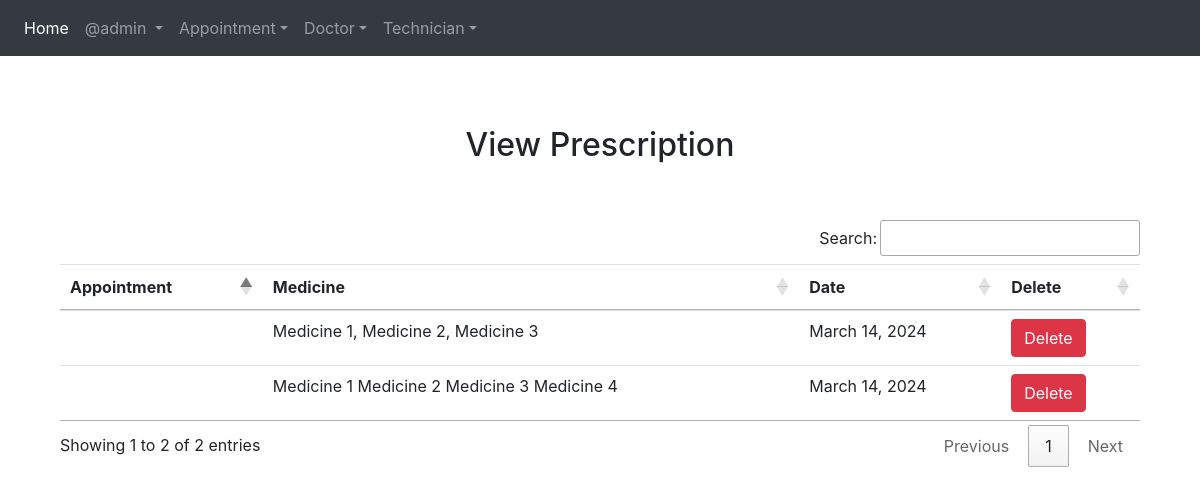
Page /diagnostic_center/view_prescription/ (signed in) on the committed database.
### App_Login/models.py (models this page shows)
class User(AbstractUser):
    is_dcmadmin = models.BooleanField(default=False)
    is_doctor = models.BooleanField(default=False)
    is_technician = models.BooleanField(default=False)
    profile_pic = models.ImageField(upload_to='profile_pics', null=True, blank=True)

### Diagnostic_Center/models.py (models this page shows, shortened)
class Prescription(models.Model):
    appointment = models.ForeignKey(DoctorAppointment, blank=True, null=True, on_delete=models.CASCADE)
    text1 = models.CharField(max_length=800 , null=True, blank=True)
    date1 = models.DateField()

### Diagnostic_Center/views.py (the view)
# urls.py: path('view_prescription/', views.view_prescription, name='view_prescription'),
@login_required
def view_prescription(request):
    pres = Prescription.objects.all()
    a = {'pres': pres}
    return render(request, 'Diagnostic_Center/view_prescription.html', a)

### templates/Diagnostic_Center/view_prescription.html (shortened to what this page needs)
{% extends 'base.html' %}
{% block body_block %}
<div class="container" style="margin-top:50px">
<h2 class="text-center">View Prescription</h2>
<br><br>
<table class="table table-hover" id="example">
    <thead>
        <tr>
            <th>Appointment</th>
            <th>Medicine</th>
            <th>Date</th>
            <th>Delete</th>
        </tr>
    </thead>
    <tbody>
        {% for i in pres %}
        <tr>
            <td>{{i.appointment.appointment_id}}</td>
            <td>{{i.text1}}</td>
            <td>{{i.date1}}</td>
            <td><a href="{% url 'Diagnostic_Center:delete_prescription' i.id %}" onClick="return confirm('Are you sure?')" class="btn btn-danger">Delete</a></td>
        </tr>
        {% endfor %}
    </tbody>
</table>
</div>
{% endblock %}

### templates/base.html (shortened to what this page needs)
<!DOCTYPE html>
<html lang="en" dir="ltr">
  <head>
        <link rel="stylesheet" href="https://maxcdn.bootstrapcdn.com/bootstrap/4.4.1/css/bootstrap.min.css"/>
        <link rel="stylesheet" href="https://cdn.datatables.net/1.13.7/css/jquery.dataTables.min.css">
  <link rel="stylesheet" href="https://cdn.datatables.net/buttons/2.4.2/css/buttons.dataTables.min.css">
  </head>
  <body>
    <nav class="navbar navbar-expand-sm bg-dark navbar-dark">
        <ul class="navbar-nav">
          <li class="nav-item active">
            <a class="nav-link" href="{% url 'index' %}"> Home</a></li>
            {% if user.is_authenticated and user.is_doctor  %}
            <div class="nav-item dropdown">
              <a class="nav-link dropdown-toggle" href="#" id="navbardrop" data-toggle="dropdown">
                @{{user.username}}
              </a>
              <div class="dropdown-menu">
               <a class="dropdown-item" href="{% url 'App_Login:doctor_profile' %}">Your Profile</a>
                <a class="dropdown-item"  href="{% url 'App_Login:view_patient' %}"> Patient</a>
                <a class="dropdown-item"  href="{% url 'Diagnostic_Center:view_prescription' %}"> Prescription</a>
                <a class="dropdown-item" href="{% url 'App_Login:logout' %}">Logout</a>
                <hr>
              </div>
            </div>
              <br>
              <li class="nav-item dropdown"><a class="nav-link dropdown-toggle" data-toggle="dropdown" href="#">Appointment</a>
                <div class="dropdown-menu">
                  <a class="dropdown-item"  href="{% url 'Diagnostic_Center:view_appointment_doctor' %}">Appointment For Doctor</a>
                </div>
              </li>
            {% elif user.is_authenticated %}
            <div class="nav-item dropdown">
              <a class="nav-link dropdown-toggle" href="#" id="navbardrop" data-toggle="dropdown">
                @{{user.username}}
              </a>
            </div>
            <li class="nav-item dropdown"><a class="nav-link dropdown-toggle" data-toggle="dropdown" href="#">Appointment</a>
            </li>
          {% endif %}
          {% if request.user.is_staff %}
          <li class="nav-item dropdown"><a class="nav-link dropdown-toggle" data-toggle="dropdown" href="#">Doctor</a>
            <li class="nav-item dropdown"><a class="nav-link dropdown-toggle" data-toggle="dropdown" href="#">Technician</a>
           </li>
          </li>
          {% endif %}
        </ul>
    </nav>
    <div class="container" style="padding-top: 20px">
        {% block body_block %}
        {% endblock %}
    </div>
</body>
</html>

### rows in the picture
User: username "admin"
Prescription: text1 "Medicine 1, Medicine 2, Medicine 3", date1 "March 14, 2024"
Prescription: text1 "Medicine 1 Medicine 2 Medicine 3 Medicine 4", date1 "March 14, 2024"
